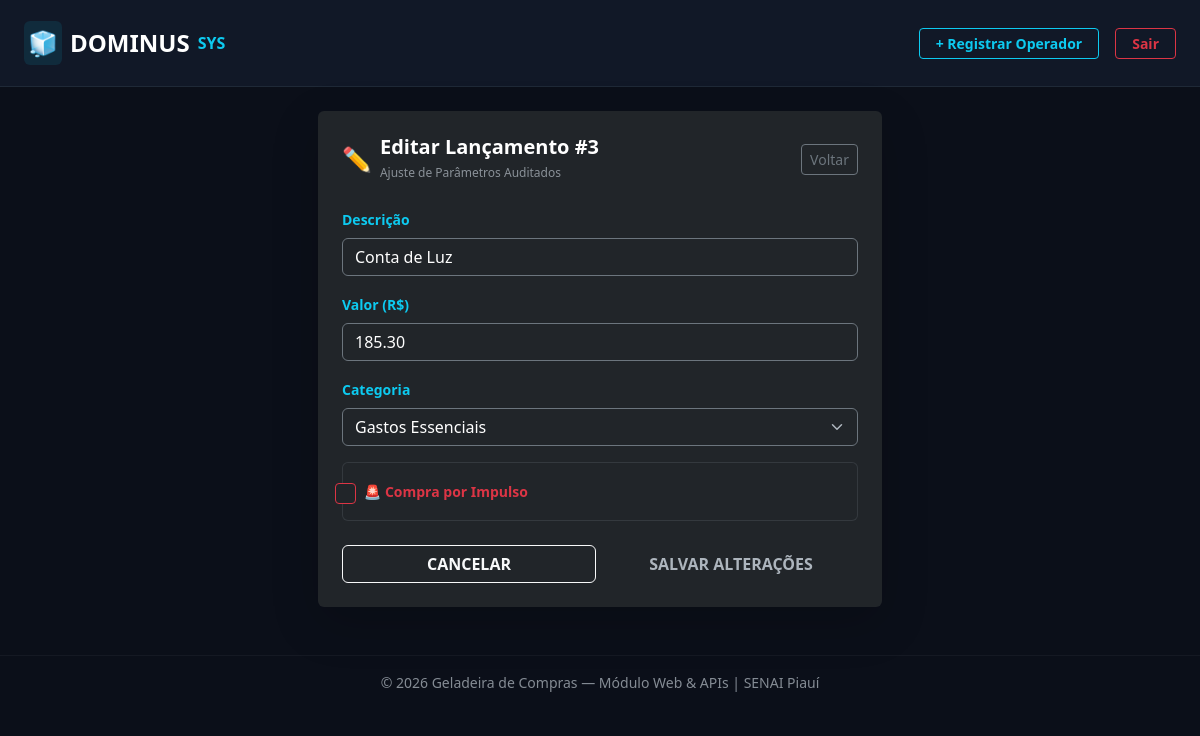
/editar/3/, run on the app's committed database.
### main/models.py (models this page shows, shortened)
class RegistroGasto(models.Model):
    CATEGORIA_CHOICES = [
        ('essenciais', 'Gastos Essenciais'),
        ('lazer', 'Lazer'),
        ('eletronicos', 'Eletrônicos'),
        ('vestuario', 'Vestuário'),
        ('outros', 'Outros'),
    ]
    ESTADO_CHOICES = [
        ('PLANEJADO', 'Planejado / Efetivado'),
        ('CONGELADO', 'Na Geladeira (Reflexão)'),
        ('DESISTIDO', 'Compra Abortada (Economizado)'),
    ]
    descricao = models.CharField(max_length=100)
    valor = models.DecimalField(max_digits=10, decimal_places=2)
    categoria = models.CharField(max_length=20, choices=CATEGORIA_CHOICES, default='outros')
    impulso = models.BooleanField(default=False)
    estado = models.CharField(max_length=20, choices=ESTADO_CHOICES, default='PLANEJADO')
    data_criacao = models.DateTimeField(auto_now_add=True)
    dias_reflexao = models.IntegerField(default=3) # Período padrão de resfriamento

### main/views.py (the view)
# urls.py: path('editar/<int:id>/', editar_gasto_view, name='editar_gasto'),
def editar_gasto_view(request, id):
    gasto = get_object_or_404(RegistroGasto, id=id)
    if request.method == 'POST':
        form = RegistroGastoForm(request.POST, instance=gasto)
        if form.is_valid():
            form.save()
            return redirect('painel')
    else:
        form = RegistroGastoForm(instance=gasto)
    return render(request, 'main/editar_gasto.html', {'form': form, 'gasto': gasto})

### main/forms.py (shortened to what this page needs)
class RegistroGastoForm(forms.ModelForm):
    class Meta:
        model = RegistroGasto
        fields = ['descricao', 'valor', 'categoria', 'impulso']
        widgets = {
            'descricao': forms.TextInput(attrs={
                'class': 'form-control bg-dark text-white border-secondary shadow-none',
                'placeholder': 'Ex: Fone Bluetooth, Supermercado, Lanche...',
                'required': 'required',
            }),
            'valor': forms.NumberInput(attrs={
                'class': 'form-control bg-dark text-white border-secondary shadow-none',
                'placeholder': '0.00',
                'step': '0.01',
                'min': '0.01',
                'required': 'required',
            }),
            'categoria': forms.Select(attrs={
                'class': 'form-select bg-dark text-white border-secondary shadow-none',
                'required': 'required',
            }),
            'impulso': forms.CheckboxInput(attrs={
                'class': 'form-check-input bg-dark border-danger',
                'style': 'cursor: pointer; width: 1.3em; height: 1.3em;',
                'id': 'checkImpulso'
            }),
        }

### main/templates/main/editar_gasto.html (shortened to what this page needs)
{% extends 'main/base.html' %}
{% block content %}
<div class="row justify-content-center">
    <div class="col-lg-6">
        <div class="card bg-dominus-card border-0 shadow-lg">
            <div class="card-body p-4">
                <div class="d-flex align-items-center justify-content-between mb-4">
                    <div class="d-flex align-items-center">
                        <span class="fs-4 me-2 text-warning">✏️</span>
                        <div>
                            <h5 class="card-title text-white fw-bold mb-0">Editar Lançamento #{{ gasto.id }}</h5>
                            <small class="text-muted" style="font-size: 0.75rem;">Ajuste de Parâmetros Auditados</small>
                        </div>
                    </div>
                    <a href="{% url 'painel' %}" class="btn btn-outline-secondary btn-sm">Voltar</a>
                </div>
                <form method="post" action="">
                    <div class="mb-3">
                        <label for="{{ form.descricao.id_for_label }}" class="form-label small fw-bold text-info">Descrição</label>
                        {{ form.descricao }}
                    </div>
                    <div class="mb-3">
                        <label for="{{ form.valor.id_for_label }}" class="form-label small fw-bold text-info">Valor (R$)</label>
                        {{ form.valor }}
                    </div>
                    <div class="mb-3">
                        <label for="{{ form.categoria.id_for_label }}" class="form-label small fw-bold text-info">Categoria</label>
                        {{ form.categoria }}
                    </div>
                    <div class="mb-4 form-check bg-dark p-3 rounded border border-secondary border-opacity-25 d-flex align-items-center">
                        {{ form.impulso }}
                        <label for="{{ form.impulso.id_for_label }}" class="form-check-label ms-2 text-danger fw-bold small cursor-pointer mb-0">
                            🚨 Compra por Impulso
                        </label>
                    </div>
                    <div class="d-flex gap-2">
                        <a href="{% url 'painel' %}" class="btn btn-outline-light w-50 py-2.5 fw-bold">CANCELAR</a>
                        <button type="submit" class="btn btn-neon-primary w-50 py-2.5 fw-bold text-uppercase">SALVAR ALTERAÇÕES</button>
                    </div>
                </form>
            </div>
        </div>
    </div>
</div>
{% endblock %}

### main/templates/main/base.html (style rules this page uses)
body { background-color: #0b0f19; color: #f3f4f6; font-family: 'Segoe UI', system-ui, -apple-system, sans-serif; }

### data on the page
RegistroGasto: id "3", descricao "Conta de Luz", valor "185.30", categoria "Gastos Essenciais"
